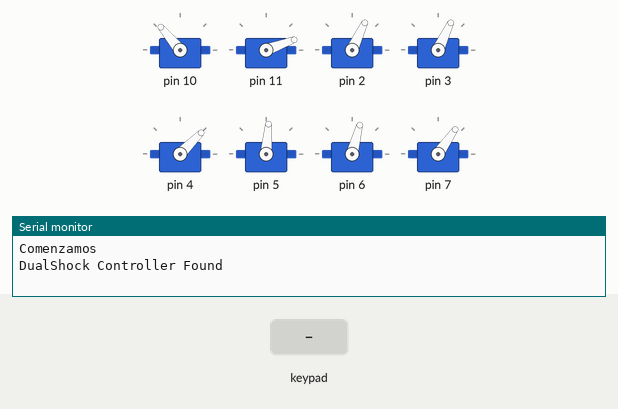
Recording of a sketch running on a simulated Arduino Uno, built with avr-gcc and run on an emulated ATmega328P. On the bench: 8 × servo, the last lines printed to the serial monitor. Inputs (shaded band) come from the test bench.

Above: at 3.6 s.
3.7 s: key 'U' pressed
At 4.8 s:
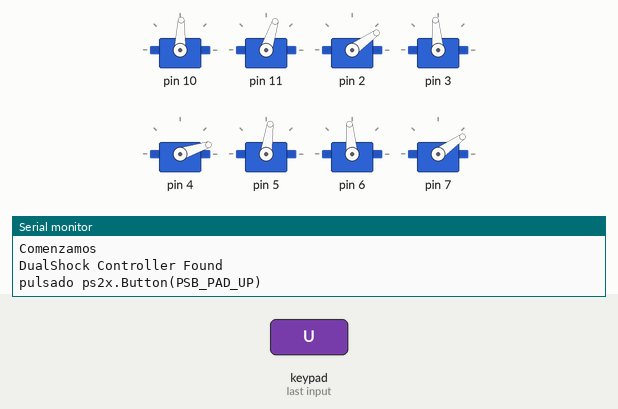
5.7 s: key 'D' pressed
At 7.5 s:
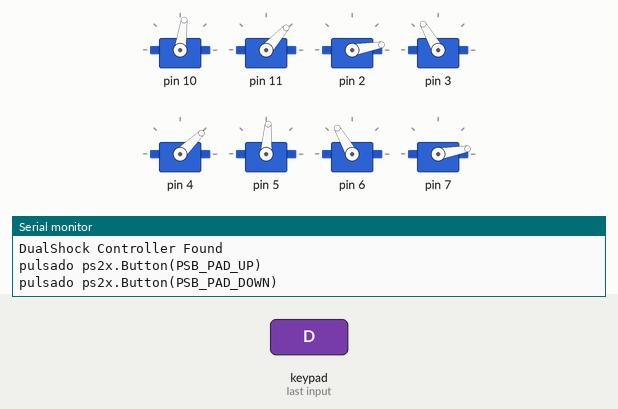
8.0 s: key 'L' pressed
10.0 s: key 'X' pressed
At 12.8 s:
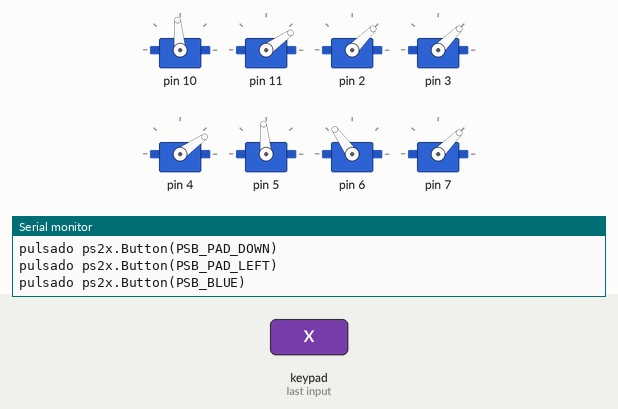
13.0 s: key 'R' pressed
15.0 s: key 'O' pressed
At 16.9 s:
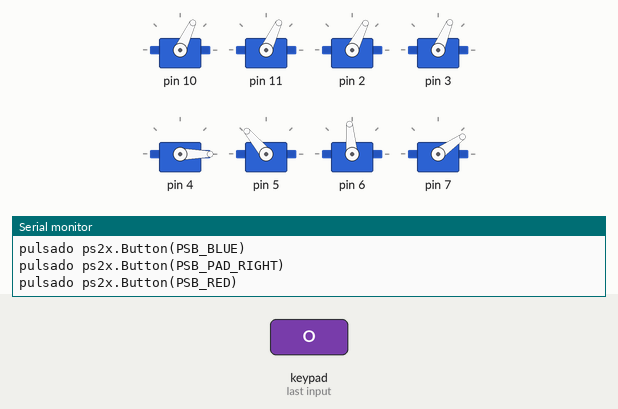
Timing chart, 0 to 26.5 s (numbered marks = the images above; inputs shaded):
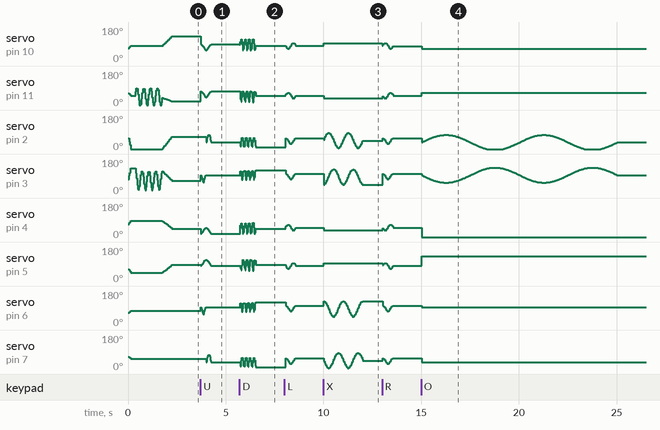

The sketch:

sketch_nov26-PoorKame-Controller-PS2X-Oscilador.ino
```cpp
// POORKAME
// Robot 3D diseño según MiniKame de Javier Isabel y version LowCost de OwenLab
// Programación original
//
// Madrid, Noviembre 2016                           PATRIPI
//
// ********************************************************
//
//  FORMATO: ternas separadas por '|'
//  inicio id con '*'
//  final id con '#'
//  Tipo Comando 'S' (stop emergencia) o 'R' (run normal)
//  ComandoServo = 0 al 7 (identifica al servo)
//  ComandoPosicion = 0 al 2 (identifica el ángulo a fijar)
//  Especiales: '88' pausa corta, '99' pausa larga
//
// ejemplo: *R|88|11|01|42|99|22|#
// ejemplo: *R|01|#
//
// ********************************************************
// BT Serial - BQ ZUM BT
//
// App Android en MIT App Inventor 2
// probado con AI Companion
//
// ********************************************************
// 26-nov-16: añado soporte control mando PS2X.
// Rutinas de movimientos completos.
// ********************************************************
// 27-nov-16: añado soporte movimiento por miniKame de Javi
// con los osciladores (visto tutorial Obijuan octosnake).
// Rutinas de movimiento completos.
// ********************************************************
// 27-nov-16: añado en App Android lógica para acceder al
// soporte movimiento basado en osciladores.
// Rutinas de movimiento completos.
//
// ********************************************************
// Mejoras pendientes:
//    - gestión de errores
//

//  Mapeo de pines a servos:
//   _________   ________   _________
//  |(2)______)(0)      (1)(______(3)|
//  |__|       |   KAME   |       |__|
//             |          |
//             |          |
//             |          |
//   _________ |          | _________
//  |(6)______)(4)______(5)(______(7)|
//  |__|                          |__|
//                  /\
//                  |
//             USBs |

#include <Servo.h>
#include <miniKamePPF.h>
#include <PS2X_lib.h>

/*
  // ******** Soporte para accionamiento Manual con Ternas+BT+Android*****
  //SERVOS INTERIORES
  Servo servo_0;
  Servo servo_1;
  Servo servo_4;
  Servo servo_5;
  //SERVOS EXTERIORES
  Servo servo_2;
  Servo servo_3;
  Servo servo_6;
  Servo servo_7;

  Servo Servos[8] = {servo_0, servo_1, servo_2, servo_3, servo_4, servo_5, servo_6, servo_7};

  // Define Message variables
  #define START_MSJ_CHAR '*'  //inicio
  #define END_MSJ_CHAR '#'    //fin
  #define DIV_CMD_CHAR '|'    //separador, sólo para facilitar lectura de la secuencia
  #define CMD_RUN 'R'         //ejecuta la secuencia almacenada
  #define CMD_STOP 'S'        //stop, interrumpe ejecución

  const int ANG_MIN_INT = 30;  // min angular servos interiores Ref: 30 grados
  const int ANG_MID_INT = 65;  // mid angular servos interiores Ref: 82 grados
  const int ANG_MAX_INT = 100;  // max angular servos interiores Ref: 135 grados
  const int ANG_MIN_EXT = 30;  // min angular servos exteriores Ref: 30 grados
  const int ANG_MID_EXT = 65;  // mid angular servos exteriores Ref: 60 grados
  const int ANG_MAX_EXT = 100;  // max angular servos exteriores Ref: 100 grados

  #define DELAY_SHORT 500       //pausa corta
  #define DELAY_LONG 1000       //pausa larga

  // Rellenar Matriz que define qué ángulos le corresponde a cada posición 0,1,2 segun el servo
  const int Posiciones[8][3] = {
  {ANG_MAX_INT, ANG_MID_INT, ANG_MIN_INT}, //SERVO 0 creciente C
  {ANG_MIN_INT, ANG_MID_INT, ANG_MAX_INT}, //SERVO 1 decreciente D
  {ANG_MIN_EXT, ANG_MID_EXT, ANG_MAX_EXT}, //SERVO 2 creciente C
  {ANG_MAX_EXT, ANG_MID_EXT, ANG_MIN_EXT}, //SERVO 3 decreciente D
  {ANG_MIN_INT, ANG_MID_INT, ANG_MAX_INT}, //SERVO 4 decreciente D
  {ANG_MAX_INT, ANG_MID_INT, ANG_MIN_INT}, //SERVO 5 creciente C
  {ANG_MAX_EXT, ANG_MID_EXT, ANG_MIN_EXT}, //SERVO 6 decreciente D
  {ANG_MIN_EXT, ANG_MID_EXT, ANG_MAX_EXT}  //SERVO 7 creciente C
  };

  #define iLongitudMensaje 200   // Numero de Comandos capaz de recibir +1
  String  sMensaje;              // Cadena recibida
  char cMensaje[iLongitudMensaje]; // MATRIZ para procesar los comandos
*/

// ***** Soporte control por mando RF PS2X ****
  PS2X ps2x;
  byte vibrate = 0;
  // ********************************************


// **** Soporte movimientos con octosnake ****
miniKamePPF robot;
bool running = 0;
// *******************************************

void setup() {
  /*// ******** Soporte para accionamiento Manual con Ternas+BT+Android*****
    // Definir attach de Servos a Pines
    // evitamos el Pin 0 y el 1 (RX TX)
    //SERVOS INTERIORES
    servo_0.attach(10);
    servo_1.attach(11);
    servo_4.attach(4);
    servo_5.attach(5);
    //SERVOS EXTERIORES
    servo_2.attach(2);
    servo_3.attach(3);
    servo_6.attach(6);
    servo_7.attach(7);

    //Inicializar variables de mensaje
    sMensaje = "*R|01|11|21|31|41|51|61|71|#";
    RellenarArrayMensaje(sMensaje);
    EjecutarComandos();
  */

  //Inicializar Comunicacion BT
  Serial.begin(19200);        // Con la BT ZUM son 19200 baudios
  //Serial.begin(9600);           // Para Debugg con Serial Monitor
  Serial.println("Comenzamos"); // for debug

  // ******* Inicializar mando PS2X
  int error = ps2x.config_gamepad(A5, A3, A2, A4, false, false); //(clock, command, attention, data)

  /*if (error == 0) {
    Serial.println("Found Controller, configured successful");
    Serial.println("Try out all the buttons, X will vibrate the controller, faster as you press harder;");
    Serial.println("holding L1 or R1 will print out the analog stick values.");
    Serial.println("Go to www.billporter.info for updates and to report bugs.");
    }
    else if (error == 1)
    Serial.println("No controller found, check wiring, see readme.txt to enable debug. visit www.billporter.info for troubleshooting tips");
    else if (error == 2)
    Serial.println("Controller found but not accepting commands. see readme.txt to enable debug. Visit www.billporter.info for troubleshooting tips");
    else if (error == 3)
    Serial.println("Controller refusing to enter Pressures mode, may not support it. ");
  */
  /* PPF: Atención! si descomento este if...then... anterior, se incementa en un +20pp el consumo de memoria dinámica*/

  switch (ps2x.readType()) {
    case 0:
    Serial.println("Unknown Controller type");
    break;
    case 1:
    Serial.println("DualShock Controller Found");
    break;
    case 2:
    Serial.println("GuitarHero Controller Found");
    break;
    }


  // ******* Inicializar miniKame ***********************************
  robot.init();
  robot.hello();

}

void loop() {

  // ***** Control Comandos por mando PS2X **************************
  ps2x.read_gamepad(false, vibrate);

    // Controlamos los botones izq del gamepad:
    if (ps2x.Button(PSB_PAD_UP))
    {
    Serial.println("pulsado ps2x.Button(PSB_PAD_UP)");
    robot.walk(1, 550);
    running = 1;
    }
    else if (ps2x.Button(PSB_PAD_RIGHT))
    {
    Serial.println("pulsado ps2x.Button(PSB_PAD_RIGHT)");
    robot.turnR(1, 550);
    running = 1;
    }
    else if (ps2x.Button(PSB_PAD_LEFT))
    {
    Serial.println("pulsado ps2x.Button(PSB_PAD_LEFT)");
    robot.turnL(1, 550);
    running = 1;
    }
    else if (ps2x.Button(PSB_PAD_DOWN))
    {
    Serial.println("pulsado ps2x.Button(PSB_PAD_DOWN)");
    robot.frontBack(4, 200);
    }

    // Controlamos boton de select y start:
    if (ps2x.Button(PSB_START))                  //will be TRUE as long as button is pressed
    Serial.println("pulsado ps2x.Button(PSB_START)");
    if (ps2x.Button(PSB_SELECT)) {
    Serial.println("pulsado ps2x.Button(PSB_SELECT)");
    robot.home();
    }
    // Controlamos los botones dch del gamepad:
    if (ps2x.Button(PSB_GREEN)) {
    Serial.println("pulsado ps2x.Button(PSB_GREEN)");
    robot.hello();
    }
    if (ps2x.Button(PSB_RED)) {
    Serial.println("pulsado ps2x.Button(PSB_RED)");
    robot.pushUp(2, 5000);
    }
    if (ps2x.Button(PSB_PINK))   {
    Serial.println("pulsado ps2x.Button(PSB_PINK)");
    robot.upDown(4, 250);
    }
    if (ps2x.Button(PSB_BLUE))        {
    Serial.println("pulsado ps2x.Button(PSB_BLUE)");
    robot.dance(2, 1000);
    }
    // Controlamos los botones delanteros del gamepad:
    if (ps2x.Button(PSB_L1)) {
    Serial.println("pulsado ps2x.Button(PSB_L1)");
    robot.run(4, 500); //era 2000
    }
    if (ps2x.Button(PSB_R1)) {
    Serial.println("pulsado ps2x.Button(PSB_R1)"); // AQUI IRÁ EL ONMIWALK
    // omniWalk(float steps, float T, bool side, float turn_factor)
    robot.omniWalk(4, 1000, 1, 20);
    }
    if (ps2x.Button(PSB_L2)) {
    Serial.println("pulsado ps2x.Button(PSB_L2)");
    robot.jump();
    }
    if (ps2x.Button(PSB_R2)) {
    Serial.println("pulsado ps2x.Button(PSB_R2)");// AQUI IRÁ EL MOONWALK
    robot.moonwalkL(4, 2000);
    }
    if (ps2x.Button(PSB_L3))
    Serial.println("pulsado ps2x.Button(PSB_L3)");
    if (ps2x.Button(PSB_R3))
    Serial.println("pulsado ps2x.Button(PSB_R3)");

    /* MAS EJEMPLOS DE USO PS2X:
      ps2x.ButtonPressed(PSB_RED)) {         //will be TRUE if button was JUST pressed
      ps2x.ButtonReleased(PSB_PINK))   {         //will be TRUE if button was JUST released
      ps2x.NewButtonState(PSB_BLUE))        {   //will be TRUE if button was JUST pressed OR released

      vibrate = ps2x.Analog(PSAB_BLUE);        //this will set the large motor vibrate speed based on
                                              //how hard you press the blue (X) button
      if (ps2x.NewButtonState())               //will be TRUE if any button changes state (on to off, or off to on)
    Controlamos los valores de los joysticks:
    if (ps2x.Button(PSB_L1) || ps2x.Button(PSB_R1)) // print stick values if either is TRUE
    {
      Serial.print("Stick Values:");
      Serial.print(ps2x.Analog(PSS_LY), DEC); //Left stick, Y axis. Other options: LX, RY, RX
      Serial.print(",");
      Serial.print(ps2x.Analog(PSS_LX), DEC);
      Serial.print(",");
      Serial.print(ps2x.Analog(PSS_RY), DEC);
      Serial.print(",");
      Serial.println(ps2x.Analog(PSS_RX), DEC);
    }
      delay(50);    //hay que meter un delay
    // ******** fin soporte PS2 ***********************
  */
  /*
    // ******** Soporte para accionamiento Manual con Ternas+BT+Android*****
    // 1º Conseguir el mensaje
    sMensaje = leerMensaje ();
    TrazasAuxilizaresComm(sMensaje);

    //2º Ejecutar los comandos
    if (sMensaje != "") {
      EjecutarComandos();
    }
  */

  // ***** Control Rutinas App Android   **************************
 // EjecutarRutina();
  delay(50);

}

//Ejecución del mensaje recibido, enviando las órdenes a los servomotores
void EjecutarRutina()
{

  if (Serial.available() > 0)        //verificar si hay nuevos mensajes
  {
    char inChar = Serial.read();
    if ( inChar == 'A') {
      Serial.println("Ejecuto RUT_WALK");
      robot.walk(1, 550);
      running = 1;
      return;
    } else if (inChar == 'B') {
      Serial.println("Ejecuto RUT_TURN_R");
      robot.turnR(1, 550);
      running = 1;
      return;
    } else if (inChar == 'C') {
      Serial.println("Ejecuto RUT_TURN_L");
      robot.turnL(1, 550);
      running = 1;
      return;
    } else if (inChar == 'D') {
      Serial.println("Ejecuto RUT_FRONT_BACK");
      robot.frontBack(4, 200);
      return;
    } else if (inChar== 'E') {
      Serial.println("Ejecuto RUT_HOME");
      robot.home();
      return;
    } else if (inChar == 'F') {
      Serial.println("Ejecuto RUT_HELLO");
      robot.hello();
      return;
    } else if (inChar == 'G') {
      Serial.println("Ejecuto RUT_PUSH_UP");
      robot.pushUp(2, 5000);
      return;
    } else if (inChar == 'H') {
      Serial.println("Ejecuto RUT_UP_DOWN");
      robot.upDown(4, 250);
      return;
    } else if (inChar== 'I') {
      Serial.println("Ejecuto RUT_DANCE");
      robot.dance(2, 1000);
      return;
    } else if (inChar== 'J') {
      Serial.println("Ejecuto RUT_RUN");
      robot.run(5, 2000);
      return;
    } else if (inChar == 'K') {
      Serial.println("Ejecuto RUT_JUMP");
      robot.jump();
      return;
    } else if (inChar == 'L') {
      Serial.println("Ejecuto RUT_OMNI_WALK");
      robot.omniWalk(4, 1000, 1, 20);
      return;
    } else if (inChar == 'M') {
      Serial.println("Ejecuto RUT_MOON_WALK");
      robot.moonwalkL(4, 2000);
      return;
    } else
    {
      // NO DEBERIA PASAR POR AQUI
      Serial.println("COMANDO CON FORMATO DE MENSAJE INCORRECTO - RETURN");
      return;
    }

  }
}


/*//Auxiliar para relleno de Array a partir de la String de Mensaje
  void RellenarArrayMensaje(String sMensaje) {

  // primero limpio
  for (int j = 0; j < iLongitudMensaje; j++) {
    cMensaje[j] = "";
  }
  //relleno
  sMensaje.toCharArray(cMensaje, 200);

  }
*/
/*
  //Ejecución del mensaje recibido, enviando las órdenes a los servomotores
  void EjecutarComandos()
  {
  char TipoComando;
  char ComandoServo;
  char ComandoPosicion;
  String ComandoDoble;

  // comienza a recorrer la array del mensaje, identificando pares
  for (int i = 0; i < iLongitudMensaje + 1; i = i + 3) {

    ImprimirTerna("FOR ", i, cMensaje[i], cMensaje[i + 1], cMensaje[i + 2]); //traza

    TipoComando = "";
    ComandoServo = "";
    ComandoPosicion = "";
    ComandoDoble = "";

    //1º TRATAMOS SI ES EL INICIO DEL MENSAJE
    if (cMensaje[i] == START_MSJ_CHAR) {
      TipoComando = cMensaje[i + 1];
      if (TipoComando == CMD_STOP)
      {
        // ORDEN STOP - Parada Emergencia
        Serial.println("COMANDO PARADA DE EMERGENCIA!!");
        //PararEmergencia();
        return;
      } else if (TipoComando == CMD_RUN) {
        // ORDEN RUN - pasamos a la siguiente terna
        Serial.println("COMANDO RUN - PASO A LA SIGUIENTE TERNA");
      } else
      {
        // NO DEBERIA PASAR POR AQUI
        Serial.println("COMANDO CON FORMATO DE MENSAJE INCORRECTO - RETURN");
        return;
      }
    }
    //2º TRATAMOS SI SON COMANDOS DE ACCION O PAUSA
    else if (cMensaje[i] != END_MSJ_CHAR) {
      ComandoServo = cMensaje[i];
      ComandoPosicion = cMensaje[i + 1];
      ComandoDoble = String(cMensaje[i]) + String(cMensaje[i + 1]);
      if (ComandoDoble == "88") //2a ES UNA PAUSA
      {
        delay(DELAY_SHORT); // DELAY_SHORT - PAUSA CORTA
        Serial.println("Ejecuto PAUSA corta y paso a siguiente terna");
      } else if ( ComandoDoble == "99")
      {
        delay(DELAY_LONG);  // DELAY_LONG - PAUSA LARGA
        Serial.println("Ejecuto PAUSA larga y paso a siguiente terna");
      }
      else if (ComandoServo == '0' || ComandoServo == '1' || ComandoServo == '2' || ComandoServo == '3' || ComandoServo == '4' || ComandoServo == '5' || ComandoServo == '6' || ComandoServo == '7') { //2b ES UNA ACCION DE MOTOR
        int angulo = Posiciones[(ComandoServo - '0')][(ComandoPosicion - '0')];
        Servos[ComandoServo - '0'].write(angulo);
        //  ImprimirComandoMotor (ComandoServo, ComandoPosicion); //traza
      } else {    //2c NO es un comando para Servo
        Serial.println("COMANDO RARO: no es pausa ni orden para motor! - RETURN");
        return;
      }
    }
    //3º TRATAMOS SI ES EL FINAL DEL MENSAJE
    else if (cMensaje[i] == END_MSJ_CHAR) {
      Serial.println("Final de Ejecución #");
      return;
    }
  }
  return;
  }
*/
/*
  // Método para volcar el mensaje recibido por Serial, vuelca a string y a array
  String leerMensaje()
  {
  byte numBytesAvailable = Serial.available();
  char inChar = -1;
  String msj = "";          //limpiamos string mensaje LOCAL
  int j;                    //limpiamos array de char GLOBAL
  for (j = 0; j < iLongitudMensaje; j++) {
    cMensaje[j] = "";
  }
  int i = 0;
  if (numBytesAvailable > 0)        //verificar si hay nuevos mensajes
  {
    while (numBytesAvailable > 0 ) //mientras el mensaje no termine
    {
      inChar = Serial.read();          //leemos char
      msj += inChar;                   //RELLENAMOS LA STRING LOCAL QUE RETORNAREMOS
      cMensaje[i] = inChar;            //RELLENAMOS LA ARRAY GLOBAL
      i++;
      delay(10);                       //esperamos el siguiente char

      if (inChar == END_MSJ_CHAR) {    //terminamos
        delay (2000);
        return msj;
      }
    }
  }
  else
    return "";                        //return "" si no hay mensaje;
  }
*/
/*

  //Traza auxiliar muestra la cadena que está recibiendo Arduino por el Serial
  void TrazasAuxilizaresComm(String msj)
  {
  if (msj != "") {
  Serial.print("Traza Auxiliar recibido la array 3: ");
  Serial.println(cMensaje);
  }
  }
  //Traza auxiliar de la terna obtenida
  void ImprimirTerna (String Comando, int i, char a, char b, char c) {
  Serial.print("Terna Comando : ");
  Serial.print(Comando);
  Serial.print(" ");
  Serial.print(i);
  Serial.print(" posicion 1: ");
  Serial.print(a);
  Serial.print(" posicion 2: ");
  Serial.print(b);
  Serial.print(" posicion 3: ");
  Serial.println(c);
  }
  //Traza auxiliar del comando enviado a servomotor
  void ImprimirComandoMotor (char ComandoServo, char ComandoPosicion) {
  Serial.print("MUEVO MOTOR: ");
  Serial.print(ComandoServo - '0');
  Serial.print(" a la posicion: ");
  Serial.print(ComandoPosicion - '0');
  Serial.print(" d.h. un angulo: ");
  Serial.println(Posiciones[ComandoServo - '0'][ComandoPosicion - '0']);
  }
*/
```

Measured:
- after the input at 10.0 s, servo on pin 10: 80° → 95° at once; servo on pin 11: 50° → 35° at once
